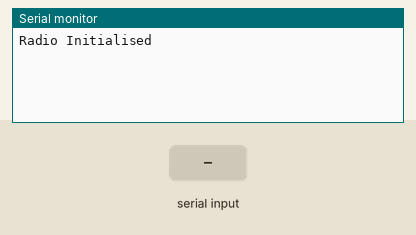
Bench run of a sketch on a simulated Arduino Uno, built with avr-gcc and run on an emulated ATmega328P. On the bench: the last lines printed to the serial monitor. The test bench sets the inputs (shaded band).

Above: at 2.2 s.
2.3 s: "1" received over the second serial link
At 3.1 s:
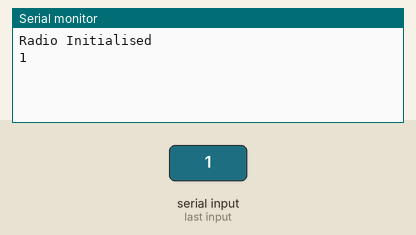
3.8 s: "0" received over the second serial link
At 4.3 s:
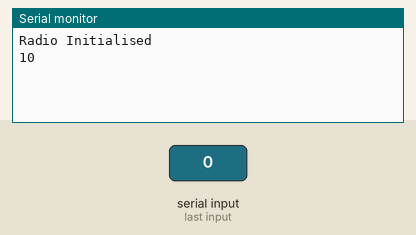

Measured:
- after the input at 2.3 s, the serial monitor: prints a new line at once (image 1)
- after the input at 3.8 s, the serial monitor: prints a new line at once (image 2)

The sketch:

Rocket_Telemetry_reciever.ino
```cpp
#include <SoftwareSerial.h>

SoftwareSerial HC12(17, 16); // HC-12 TX Pin, HC-12 RX Pin

int x = 0;

byte incomingByte;
char readBuffer ;


void setup() {
  Serial.begin(9600);             // Serial port to computer
  HC12.begin(9600);               // Serial port to HC12
delay(1000);
Serial.println("Radio Initialised");
}

void loop() {
 while (HC12.available()) {             // If HC-12 has data
    incomingByte = HC12.read();          // Store each icoming byte from HC-12
    readBuffer = char(incomingByte);    // Add each byte to ReadBuffer string variable
    x = 1;
  }

  if(x == 1){
    if(readBuffer == '@'){
      Serial.println();
    }else{
 Serial.print(readBuffer);


    }
    x = 0;
 }}
```
